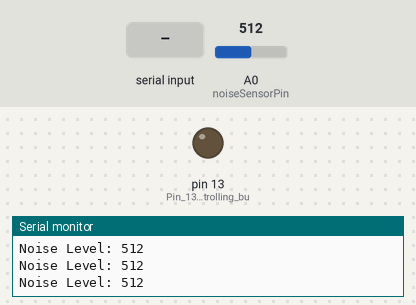
The sketch below on a simulated Arduino Uno, built with avr-gcc and run on an emulated ATmega328P. Parts: output pins drawn as LEDs (lit = HIGH), the last lines printed to the serial monitor. Inputs (shaded band) come from the test bench; at power-on: A0 (noiseSensorPin) = 512.

Above: at 1.2 s.
1.3 s: "1" received over Serial
At 2.5 s:
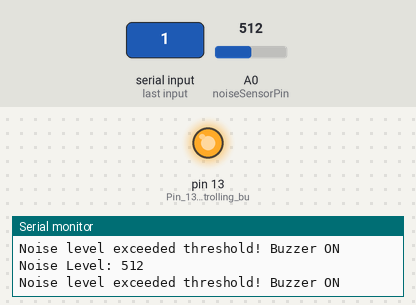
3.0 s: A0 (noiseSensorPin) set to 990
6.0 s: A0 (noiseSensorPin) set to 1012
9.0 s: A0 (noiseSensorPin) set to 0
At 9.8 s:
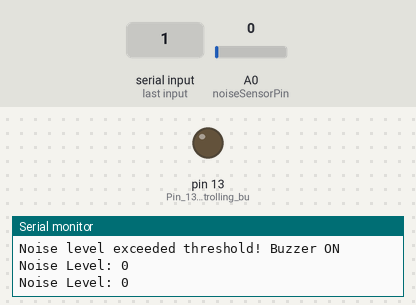
Timing chart, 0 to 12.0 s (numbered marks = the images above; inputs shaded):
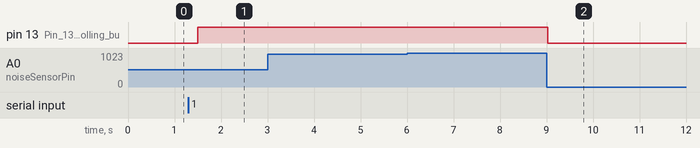

Measured:
- after the input at 1.3 s, pin 13 (Pin_13_for_controlling_bu): LOW → HIGH after 0.20 s
- after the input at 9.0 s, pin 13 (Pin_13_for_controlling_bu): HIGH → LOW at once

The sketch:

SDS_Ardunio_Code.ino.ino
```cpp
int noiseSensorPin = A0;          // Pin where the noise sensor is connected
int threshold = 0;                // Variable to store threshold value
int noiseLevel = 0;               // Variable to store the current noise level
bool deviceState = false;         // Device state (On/Off)

void setup() {
  Serial.begin(9600);    // Initialize serial communication with HC-05 (RX = 0, TX = 1)
  pinMode(noiseSensorPin, INPUT); // Set noise sensor pin as input
  pinMode(13, OUTPUT);    // Pin 13 for controlling buzzer/LED
  digitalWrite(13, LOW);  // Turn off buzzer/LED initially
}

void loop() {
  // Check if data is available from the Bluetooth
  if (Serial.available()) {
    char command = Serial.read(); // Read the incoming data

    if (command == 'T') {
      // If the command starts with 'T', read the threshold value
      threshold = Serial.parseInt(); // Read the threshold value as an integer
      Serial.print("Threshold set to: ");
      Serial.println(threshold);
    } else if (command == '1') {
      // Command to turn on the system (buzzer/LED)
      deviceState = true;
      Serial.println("Device turned ON");
    } else if (command == '0') {
      // Command to turn off the system (buzzer/LED)
      deviceState = false;
      digitalWrite(13, LOW);  // Turn off buzzer/LED
      Serial.println("Device turned OFF");
    }
  }

  // Read the current noise level from the noise sensor
  noiseLevel = analogRead(noiseSensorPin);
  Serial.print("Noise Level: ");
  Serial.println(noiseLevel);

  // If the device is on and the noise level exceeds the threshold
  if (deviceState && noiseLevel > threshold) {
    digitalWrite(13, HIGH);  // Turn on buzzer/LED
    Serial.println("Noise level exceeded threshold! Buzzer ON");
  } else {
    digitalWrite(13, LOW);   // Turn off buzzer/LED
  }

  delay(500); // Small delay for stability
}
```
